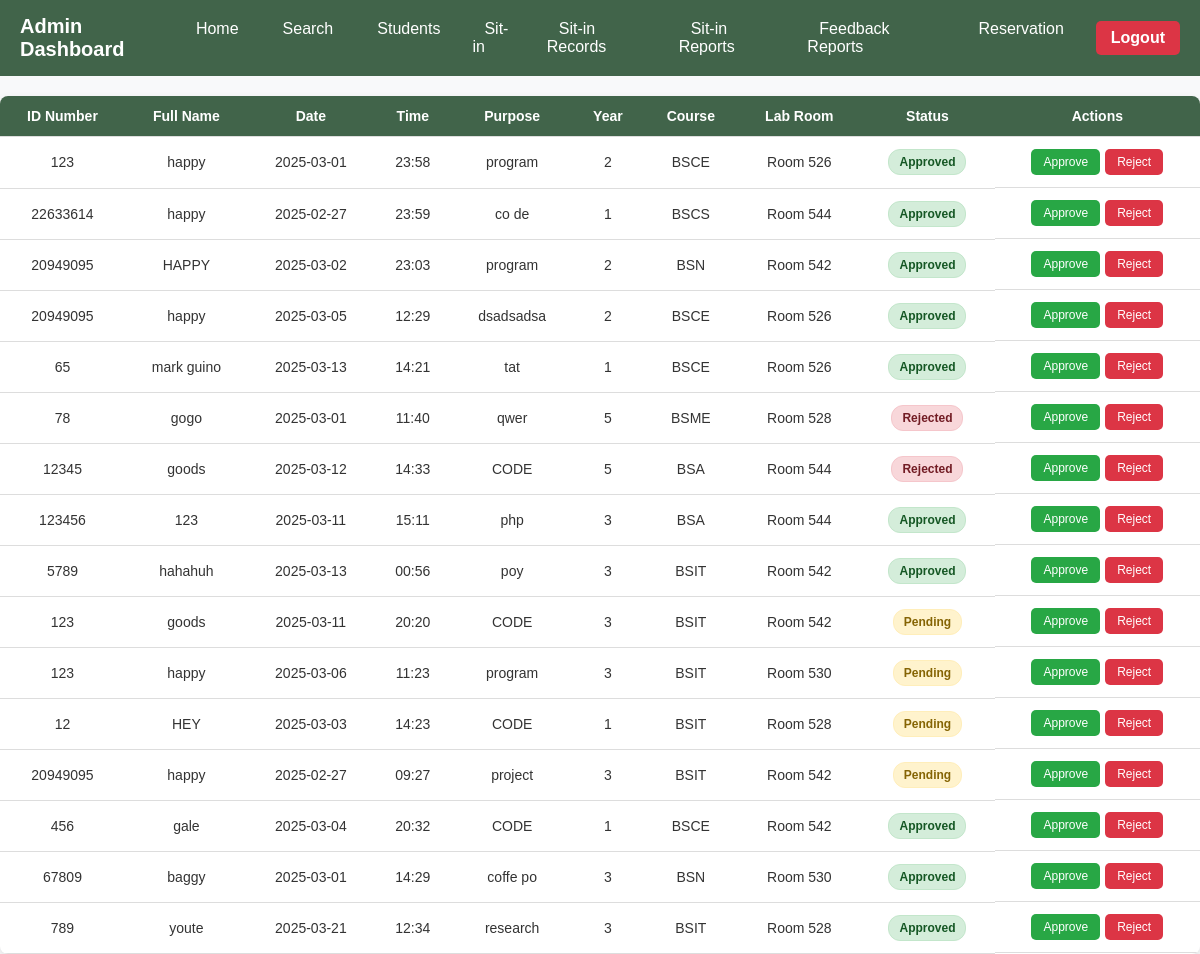
/reservation, run on an earlier commit of the app's database.
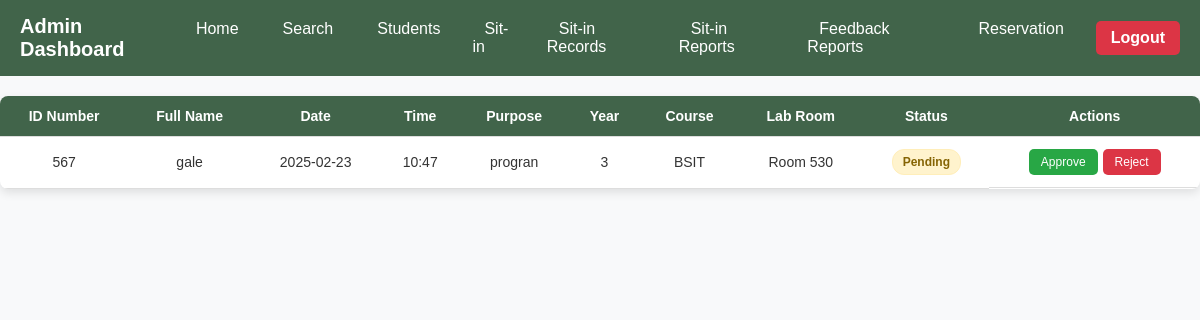
And on a later commit of the database.
### tables this page shows
CREATE TABLE reservation (
    id INTEGER PRIMARY KEY AUTOINCREMENT,
    user_id INTEGER NOT NULL,
    date TEXT NOT NULL,
    time TEXT NOT NULL,
    purpose TEXT NOT NULL,
    lab TEXT NOT NULL,
    year TEXT NOT NULL,  -- Changed from INT to TEXT for values like "3rd Year"
    course TEXT NOT NULL,
    name TEXT NOT NULL,
    id_number TEXT NOT NULL,
    status TEXT DEFAULT 'Pending',  -- Pending by default
    action TEXT DEFAULT 'None',  -- No action initially
    FOREIGN KEY (user_id) REFERENCES users(id)
);

### app.py (the view)
@app.route('/reservation')
def reservation():
    with sqlite3.connect('users.db') as conn:
        cursor = conn.cursor()
        cursor.execute("SELECT id_number, name, date, time, purpose, year, course, lab, status FROM reservation")
        reservations = cursor.fetchall()
    return render_template('adminreserve.html', reservations=reservations)

### templates/adminreserve.html (shortened to what this page needs)
<!DOCTYPE html>
<html lang="en">
<head>
</head>
<body>
<div class="navbar">
    <div class="logo">Admin Dashboard</div>
    <ul class="nav-links">
        <li><a href="{{ url_for('admin_dashboard') }}">Home</a></li>
        <li><a href="{{ url_for('search') }}">Search</a></li>
        <li><a href="{{ url_for('students') }}">Students</a></li>
        <li><a href="{{ url_for('current_sit_in') }}">Sit-in</a></li>
        <li><a href="{{ url_for('sit_in_records') }}">Sit-in Records</a></li>
        <li><a href="{{ url_for('sit_in_report') }}">Sit-in Reports</a></li>
        <li><a href="{{ url_for('feedback_report') }}">Feedback Reports</a></li>
        <li><a href="{{ url_for('reservation') }}">Reservation</a></li>
    </ul>
    <a href="{{ url_for('logout') }}" class="logout-btn">Logout</a>
</div>
    <table>
        <thead>
            <tr>
                <th>ID Number</th>
                <th>Full Name</th>
                <th>Date</th>
                <th>Time</th>
                <th>Purpose</th>
                <th>Year</th>
                <th>Course</th>
                <th>Lab Room</th>
                <th>Status</th>
                <th>Actions</th>
            </tr>
        </thead>
        <tbody>
            {% for reservation in reservations %}
            <tr>
                <td>{{ reservation[0] }}</td>
                <td>{{ reservation[1] }}</td>
                <td>{{ reservation[2] }}</td>
                <td>{{ reservation[3] }}</td>
                <td>{{ reservation[4] }}</td>
                <td>{{ reservation[5] }}</td>
                <td>{{ reservation[6] }}</td>
                <td>{{ reservation[7] }}</td>
                <td>
                    <span class="badge {{ reservation[8] }}">{{ reservation[8] }}</span>
                </td>
                <td class="actions">
                    <form action="{{ url_for('update_reservation', res_id=reservation[0], action='approve') }}" method="post">
                        <button class="approve-btn">Approve</button>
                    </form>
                    <form action="{{ url_for('update_reservation', res_id=reservation[0], action='reject') }}" method="post">
                        <button class="reject-btn">Reject</button>
                    </form>
                </td>
            </tr>
            {% endfor %}
        </tbody>
    </table>
</body>
</html>

What changed in the data, as far as the page shows it:
removed reservation: id_number "123", name "happy", date "2025-03-01", time "23:58", purpose "program", year "2", course "BSCE", lab "Room 526", status "Approved"
removed reservation: id_number "22633614", name "happy", date "2025-02-27", time "23:59", purpose "co de", year "1", course "BSCS", lab "Room 544", status "Approved"
removed reservation: id_number "20949095", name "HAPPY", date "2025-03-02", time "23:03", purpose "program", year "2", course "BSN", lab "Room 542", status "Approved"
removed reservation: id_number "20949095", name "happy", date "2025-03-05", time "12:29", purpose "dsadsadsa", year "2", course "BSCE", lab "Room 526", status "Approved"
removed reservation: id_number "65", name "mark guino", date "2025-03-13", time "14:21", purpose "tat", year "1", course "BSCE", lab "Room 526", status "Approved"
removed reservation: id_number "78", name "gogo", date "2025-03-01", time "11:40", purpose "qwer", year "5", course "BSME", lab "Room 528", status "Rejected"
removed reservation: id_number "12345", name "goods", date "2025-03-12", time "14:33", purpose "CODE", year "5", course "BSA", lab "Room 544", status "Rejected"
removed reservation: id_number "123456", name "123", date "2025-03-11", time "15:11", purpose "php", year "3", course "BSA", lab "Room 544", status "Approved"
removed reservation: id_number "5789", name "hahahuh", date "2025-03-13", time "00:56", purpose "poy", year "3", course "BSIT", lab "Room 542", status "Approved"
removed reservation: id_number "123", name "goods", date "2025-03-11", time "20:20", purpose "CODE", year "3", course "BSIT", lab "Room 542", status "Pending"
removed reservation: id_number "123", name "happy", date "2025-03-06", time "11:23", purpose "program", year "3", course "BSIT", lab "Room 530", status "Pending"
removed reservation: id_number "12", name "HEY", date "2025-03-03", time "14:23", purpose "CODE", year "1", course "BSIT", lab "Room 528", status "Pending"
removed reservation: id_number "20949095", name "happy", date "2025-02-27", time "09:27", purpose "project", year "3", course "BSIT", lab "Room 542", status "Pending"
removed reservation: id_number "456", name "gale", date "2025-03-04", time "20:32", purpose "CODE", year "1", course "BSCE", lab "Room 542", status "Approved"
removed reservation: id_number "67809", name "baggy", date "2025-03-01", time "14:29", purpose "coffe po", year "3", course "BSN", lab "Room 530", status "Approved"
removed reservation: id_number "789", name "youte", date "2025-03-21", time "12:34", purpose "research", year "3", course "BSIT", lab "Room 528", status "Approved"
added reservation: id_number "567", name "gale", date "2025-02-23", time "10:47", purpose "progran", year "3", course "BSIT", lab "Room 530", status "Pending"
